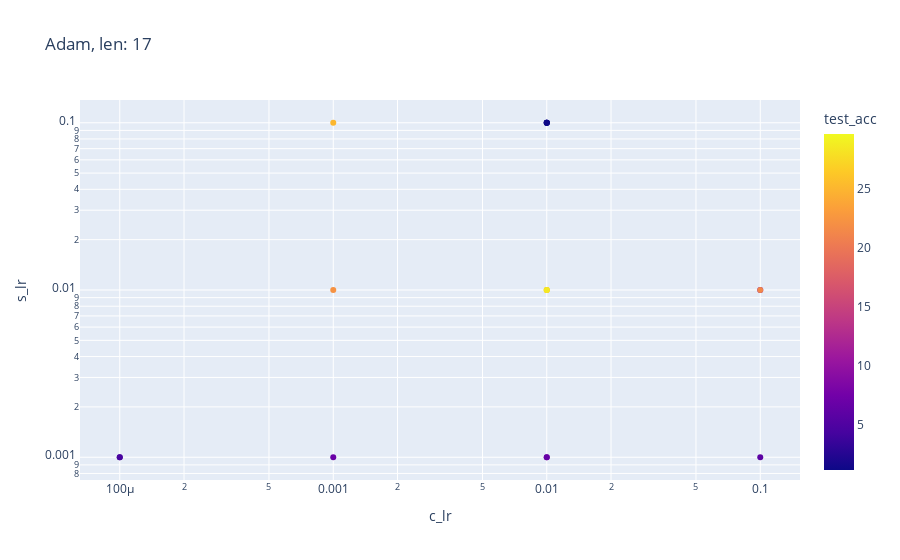
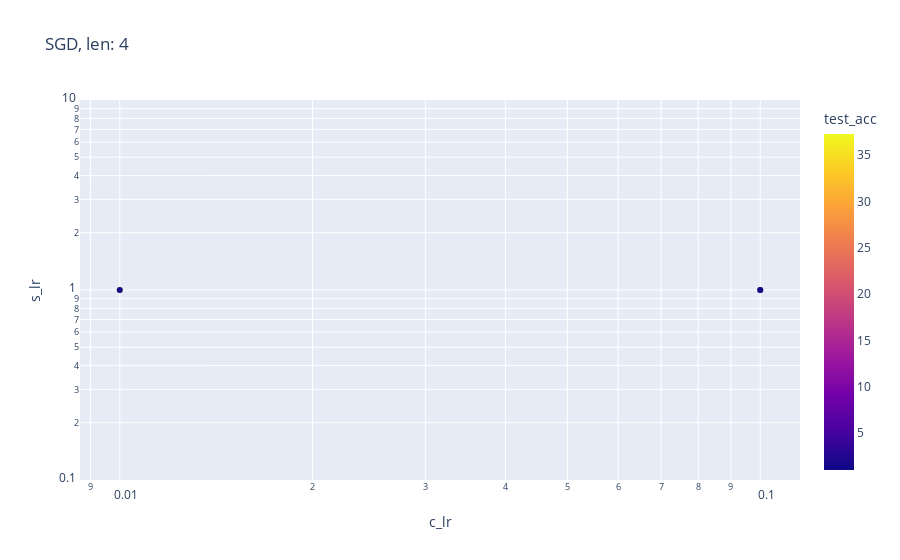

The notebook cell saved with these charts, in order:
### Code cell
import plotly.graph_objects as go
import plotly.express as px

opts = ["Adam", "SGD", "Adagrad"]
for s in opts:
    exps = get_exps(s)
    df = get_df(exps)
    fig = px.scatter(df, x="c_lr", y="s_lr",
         color="test_acc", log_x=True, log_y=True, size_max=60, title=f'{s}, len: {len(exps)}')
    fig.show()

### Figure 1 — Plotly figure (JSON) as saved in the notebook; plotly's stock layout.template omitted (floating-point values rounded to 4 significant figures)
{"data": [{"hovertemplate": "c_lr=%{x}<br>s_lr=%{y}<br>test_acc=%{marker.color}<extra></extra>", "legendgroup": "", "marker": {"color": [1.44, 1.23, 4.33, 8.5, 4.44, 29.66, 24.3, 6.84, 6.61, 5.9, 22.26, 7.72, 25.12, 1.15, 28.58, 21.35, 1.15], "coloraxis": "coloraxis", "symbol": "circle"}, "mode": "markers", "name": "", "orientation": "v", "showlegend": false, "type": "scatter", "x": [0.01, 0.01, 0.0001, 0.01, 0.0001, 0.01, 0.01, 0.001, 0.01, 0.1, 0.001, 0.1, 0.001, 0.01, 0.01, 0.1, 0.01], "xaxis": "x", "y": [0.1, 0.1, 0.001, 0.001, 0.001, 0.01, 0.01, 0.001, 0.001, 0.001, 0.01, 0.01, 0.1, 0.1, 0.01, 0.01, 0.1], "yaxis": "y"}], "layout": {"autosize": true, "coloraxis": {"colorbar": {"title": {"text": "test_acc"}}, "colorscale": [[0, "#0d0887"], [0.1111, "#46039f"], [0.2222, "#7201a8"], [0.3333, "#9c179e"], [0.4444, "#bd3786"], [0.5556, "#d8576b"], [0.6667, "#ed7953"], [0.7778, "#fb9f3a"], [0.8889, "#fdca26"], [1, "#f0f921"]]}, "legend": {"tracegroupgap": 0}, "title": {"text": "Adam, len: 17"}, "xaxis": {"anchor": "y", "autorange": true, "domain": [0, 1], "range": [-4.189, -0.8107], "title": {"text": "c_lr"}, "type": "log"}, "yaxis": {"anchor": "x", "autorange": true, "domain": [0, 1], "range": [-3.146, -0.8535], "title": {"text": "s_lr"}, "type": "log"}}}

### Figure 2 — Plotly figure (JSON) as saved in the notebook; plotly's stock layout.template omitted (floating-point values rounded to 4 significant figures)
{"data": [{"hovertemplate": "c_lr=%{x}<br>s_lr=%{y}<br>test_acc=%{marker.color}<extra></extra>", "legendgroup": "", "marker": {"color": [17.76, 37.29, 1, 1.31], "coloraxis": "coloraxis", "symbol": "circle"}, "mode": "markers", "name": "", "orientation": "v", "showlegend": false, "type": "scatter", "x": [0.1, 0.01, 0.1, 0.01], "xaxis": "x", "y": [1, 1, 1, 1], "yaxis": "y"}], "layout": {"autosize": true, "coloraxis": {"colorbar": {"title": {"text": "test_acc"}}, "colorscale": [[0, "#0d0887"], [0.1111, "#46039f"], [0.2222, "#7201a8"], [0.3333, "#9c179e"], [0.4444, "#bd3786"], [0.5556, "#d8576b"], [0.6667, "#ed7953"], [0.7778, "#fb9f3a"], [0.8889, "#fdca26"], [1, "#f0f921"]]}, "legend": {"tracegroupgap": 0}, "title": {"text": "SGD, len: 4"}, "xaxis": {"anchor": "y", "autorange": true, "domain": [0, 1], "range": [-2.063, -0.9369], "title": {"text": "c_lr"}, "type": "log"}, "yaxis": {"anchor": "x", "autorange": true, "domain": [0, 1], "range": [-1, 1], "title": {"text": "s_lr"}, "type": "log"}}}
